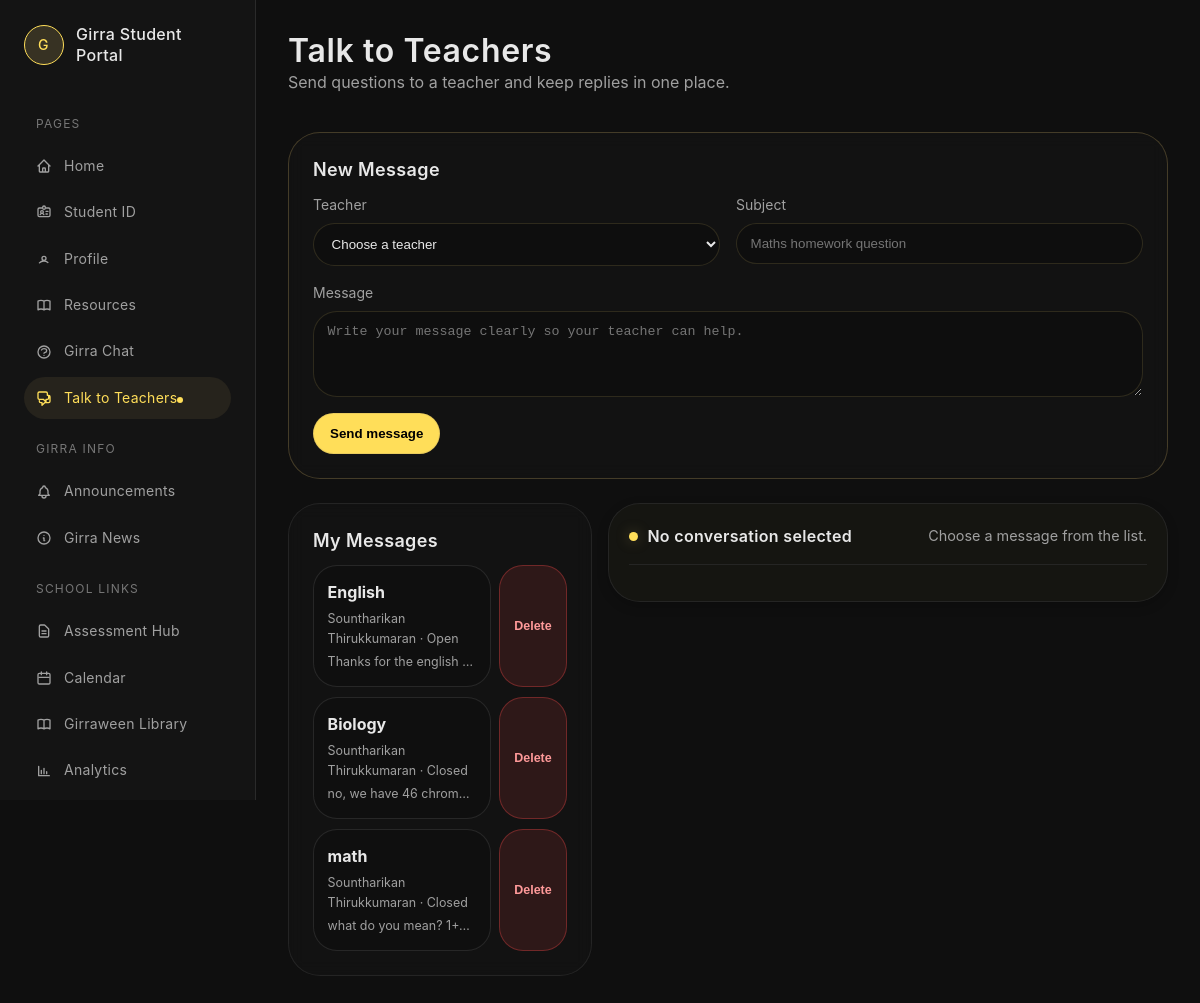
Screenshot of /teacher-chat?conversation_id=1 (signed in) with the database file from the repository.
### tables this page shows
CREATE TABLE teacher_messages (
            id INTEGER PRIMARY KEY AUTOINCREMENT,
            conversation_id INTEGER NOT NULL,
            sender_id INTEGER NOT NULL,
            body TEXT NOT NULL,
            created_at TEXT DEFAULT (datetime('now')),
            FOREIGN KEY (conversation_id) REFERENCES teacher_conversations(id),
            FOREIGN KEY (sender_id) REFERENCES users(id)
        );

CREATE TABLE teacher_conversations (
            id INTEGER PRIMARY KEY AUTOINCREMENT,
            student_id INTEGER NOT NULL,
            teacher_id INTEGER NOT NULL,
            subject TEXT NOT NULL,
            status TEXT NOT NULL DEFAULT 'open' CHECK(status IN ('open','answered','closed')),
            created_at TEXT DEFAULT (datetime('now')),
            updated_at TEXT DEFAULT (datetime('now')),
            FOREIGN KEY (student_id) REFERENCES users(id),
            FOREIGN KEY (teacher_id) REFERENCES users(id)
        );

CREATE TABLE users (
    id INTEGER PRIMARY KEY AUTOINCREMENT,
    first_name TEXT NOT NULL,
    last_name TEXT NOT NULL,
    email TEXT NOT NULL UNIQUE,
    password_hash TEXT NOT NULL,
    access_level TEXT NOT NULL CHECK(access_level IN ('7','8','9','10','11','12','T')),
    created_at TEXT DEFAULT (datetime('now'))
, student_number TEXT, role TEXT NOT NULL DEFAULT 'student');

### app.py (the view, shortened to what this page needs)
@app.route('/teacher-chat')
def teacher_chat():
    if not session.get('logged_in'):
        return redirect(url_for('login'))
    user_id = session.get('user_id')
    conn = get_db()
    cur = conn.cursor()
    cur.execute("""
        SELECT id, first_name, last_name
        FROM users
        WHERE role IN ('teacher', 'admin')
        ORDER BY last_name, first_name
    """)
    teachers = cur.fetchall()
    if can_answer_teacher_messages():
        cur.execute("""
            SELECT
                teacher_conversations.*,
                students.first_name AS student_first_name,
                students.last_name AS student_last_name,
                teachers.first_name AS teacher_first_name,
                teachers.last_name AS teacher_last_name,
                latest.body AS latest_body,
                latest.created_at AS latest_at
            FROM teacher_conversations
            JOIN users AS students ON students.id = teacher_conversations.student_id
            JOIN users AS teachers ON teachers.id = teacher_conversations.teacher_id
            LEFT JOIN teacher_messages AS latest
                ON latest.id = (
                    SELECT id
                    FROM teacher_messages
                    WHERE conversation_id = teacher_conversations.id
                    ORDER BY created_at DESC, id DESC
                    LIMIT 1
                )
            WHERE teacher_conversations.teacher_id = ?
            ORDER BY teacher_conversations.updated_at DESC
        """, (user_id,))
    else:
        cur.execute("""
            SELECT
                teacher_conversations.*,
                students.first_name AS student_first_name,
                students.last_name AS student_last_name,
                teachers.first_name AS teacher_first_name,
                teachers.last_name AS teacher_last_name,
                latest.body AS latest_body,
                latest.created_at AS latest_at
            FROM teacher_conversations
            JOIN users AS students ON students.id = teacher_conversations.student_id
            JOIN users AS teachers ON teachers.id = teacher_conversations.teacher_id
            LEFT JOIN teacher_messages AS latest
                ON latest.id = (
                    SELECT id
                    FROM teacher_messages
                    WHERE conversation_id = teacher_conversations.id
                    ORDER BY created_at DESC, id DESC
                    LIMIT 1
                )
            WHERE teacher_conversations.student_id = ?
            ORDER BY teacher_conversations.updated_at DESC
        """, (user_id,))
    conversations = cur.fetchall()
    active_id = request.args.get('conversation_id', type=int)
    if not active_id and conversations:
        active_id = conversations[0]['id']
    active_conversation = None
    messages = []
    if active_id:
        cur.execute("""
            SELECT
                teacher_conversations.*,
                students.first_name AS student_first_name,
                students.last_name AS student_last_name,
                teachers.first_name AS teacher_first_name,
                teachers.last_name AS teacher_last_name
            FROM teacher_conversations
            JOIN users AS students ON students.id = teacher_conversations.student_id
            JOIN users AS teachers ON teachers.id = teacher_conversations.teacher_id
            WHERE teacher_conversations.id = ?
              AND (teacher_conversations.student_id = ? OR teacher_conversations.teacher_id = ?)
        """, (active_id, user_id, user_id))
        active_conversation = cur.fetchone()
    conn.close()
    if active_conversation:
        mark_read("teacher_chat", active_conversation['id'])
    return render_template(
        'teacher_chat.html',
        teachers=teachers,
        conversations=conversations,
        active_conversation=active_conversation,
        messages=messages,
        can_answer=can_answer_teacher_messages()
    )

### templates/teacher_chat.html (shortened to what this page needs)
<!DOCTYPE html>
<html lang="en">
<head>
    <link rel="stylesheet" href="{{ url_for('static', filename='styles/global.css') }}">
    <link rel="stylesheet" href="{{ url_for('static', filename='styles/home.css') }}">
    <link rel="stylesheet" href="{{ url_for('static', filename='styles/pages.css') }}">
</head>
<body>
    <div class="dashboard">
        {% include 'sidebar.html' %}
        <main class="main-content">
            <div class="page-container teacher-chat-page">
                <div class="page-header">
                    <div>
                        <h1 class="page-title">Talk to Teachers</h1>
                        <p class="muted-text">Send questions to a teacher and keep replies in one place.</p>
                    </div>
                </div>
                {% if not can_answer %}
                <div class="info-panel teacher-panel">
                    <h3>New Message</h3>
                    <form class="portal-form" method="post" action="{{ url_for('teacher_chat_new') }}">
                        <div class="form-grid-2">
                            <label>Teacher
                                <select name="teacher_id" required>
                                    <option value="">Choose a teacher</option>
                                </select>
                            </label>
                            <label>Subject
                                <input name="subject" maxlength="120" placeholder="Maths homework question" required>
                            </label>
                        </div>
                        <label>Message
                            <textarea name="body" rows="4" placeholder="Write your message clearly so your teacher can help." required></textarea>
                        </label>
                        <button class="portal-button" type="submit">Send message</button>
                    </form>
                </div>
                {% endif %}
                <div class="teacher-chat-layout">
                    <section class="info-panel conversation-list-panel">
                        <h3>{% if can_answer %}Teacher Inbox{% else %}My Messages{% endif %}</h3>
                        <div class="conversation-list">
                            {% for conversation in conversations %}
                            <div class="conversation-list-item">
                                <a
                                    href="{{ url_for('teacher_chat', conversation_id=conversation.id) }}"
                                    class="conversation-link {% if active_conversation and active_conversation.id == conversation.id %}active{% endif %}"
                                >
                                    <span class="conversation-subject">{{ conversation.subject }}</span>
                                    <span class="conversation-meta">
                                        {% if can_answer %}
                                        {{ conversation.student_first_name }} {{ conversation.student_last_name }}
                                        {% else %}
                                        {{ conversation.teacher_first_name }} {{ conversation.teacher_last_name }}
                                        {% endif %}
                                        &middot; {{ conversation.status|title }}
                                    </span>
                                    {% if conversation.latest_body %}
                                    <span class="conversation-preview">{{ conversation.latest_body }}</span>
                                    {% endif %}
                                </a>
                                <form class="conversation-delete-form" method="post" action="{{ url_for('teacher_chat_delete', conversation_id=conversation.id) }}">
                                    <button class="icon-danger-button" type="submit" title="Delete chat" aria-label="Delete chat" onclick="return confirm('Delete this chat permanently? This removes all messages from the database.');">Delete</button>
                                </form>
                            </div>
                            {% else %}
                            <p class="muted-text">No teacher messages yet.</p>
                            {% endfor %}
                        </div>
                    </section>
                    <section class="chat-panel teacher-thread-panel">
                        {% if active_conversation %}
                        <div class="chat-header">
                            <div>
                                <div class="chat-title">
                                    <span class="chat-dot"></span>
                                    {{ active_conversation.subject }}
                                </div>
                                <div class="chat-subtitle">
                                    {{ active_conversation.student_first_name }} {{ active_conversation.student_last_name }}
                                    to
                                    {{ active_conversation.teacher_first_name }} {{ active_conversation.teacher_last_name }}
                                    &middot; {{ active_conversation.status|title }}
                                </div>
                            </div>
                            <form class="inline-form chat-delete-form" method="post" action="{{ url_for('teacher_chat_delete', conversation_id=active_conversation.id) }}">
                                <input type="hidden" name="_csrf_token" value="{{ csrf_token() }}">
                                <button class="small-button danger" type="submit" onclick="return confirm('Delete this chat permanently? This removes all messages from the database.');">Delete chat</button>
                            </form>
                        </div>
                        <div class="chat-messages teacher-messages">
                            {% for message in messages %}
                            <div class="chat-msg {% if message.sender_id == session.get('user_id') %}user{% else %}bot{% endif %}">
                                <div class="bubble">
                                    <p class="message-author">{{ message.first_name }} {{ message.last_name }}</p>
                                    <p>{{ message.body }}</p>
                                    <p class="message-time">{{ message.created_at }}</p>
                                    {% if message.sender_id == session.get('user_id') or (can_answer and active_conversation.teacher_id == session.get('user_id')) %}
                                    <form class="message-delete-form" method="post" action="{{ url_for('teacher_chat_delete_message', conversation_id=active_conversation.id, message_id=message.id) }}">
                                        <input type="hidden" name="_csrf_token" value="{{ csrf_token() }}">
                                        <button class="message-delete-button" type="submit" onclick="return confirm('Delete this message permanently?');">Delete</button>
                                    </form>
                                    {% endif %}
                                </div>
                            </div>
                            {% else %}
                            <p class="muted-text">No messages remain in this chat.</p>
                            {% endfor %}
                        </div>
                        {% if active_conversation.status != 'closed' %}
                        <form class="chat-inputbar teacher-reply-form" method="post" action="{{ url_for('teacher_chat_reply', conversation_id=active_conversation.id) }}">
                            <input type="hidden" name="_csrf_token" value="{{ csrf_token() }}">
                            <input class="chat-input" name="body" type="text" placeholder="Write a reply..." required>
                            <button class="chat-send" type="submit">Reply</button>
                        </form>
                        {% endif %}
                        {% if can_answer and active_conversation.status != 'closed' %}
                        <form class="inline-form" method="post" action="{{ url_for('teacher_chat_close', conversation_id=active_conversation.id) }}">
                            <input type="hidden" name="_csrf_token" value="{{ csrf_token() }}">
                            <button class="small-button danger" type="submit">Close conversation</button>
                        </form>
                        {% endif %}
                        {% else %}
                        <div class="chat-header">
                            <div class="chat-title">
                                <span class="chat-dot"></span>
                                No conversation selected
                            </div>
                            <div class="chat-subtitle">Choose a message from the list.</div>
                        </div>
                        {% endif %}
                    </section>
                </div>
            </div>
        </main>
    </div>
</body>
</html>

### rows the page displays
teacher_messages: subject "English", teacher_first_name "Sountharikan", teacher_last_name "Thirukkumaran", status "Open", latest_body "Thanks for the english…"
teacher_messages: subject "Biology", teacher_first_name "Sountharikan", teacher_last_name "Thirukkumaran", status "Closed", latest_body "no, we have 46 chrom…"
teacher_messages: subject "math", teacher_first_name "Sountharikan", teacher_last_name "Thirukkumaran", status "Closed", latest_body "what do you mean? 1+…"
